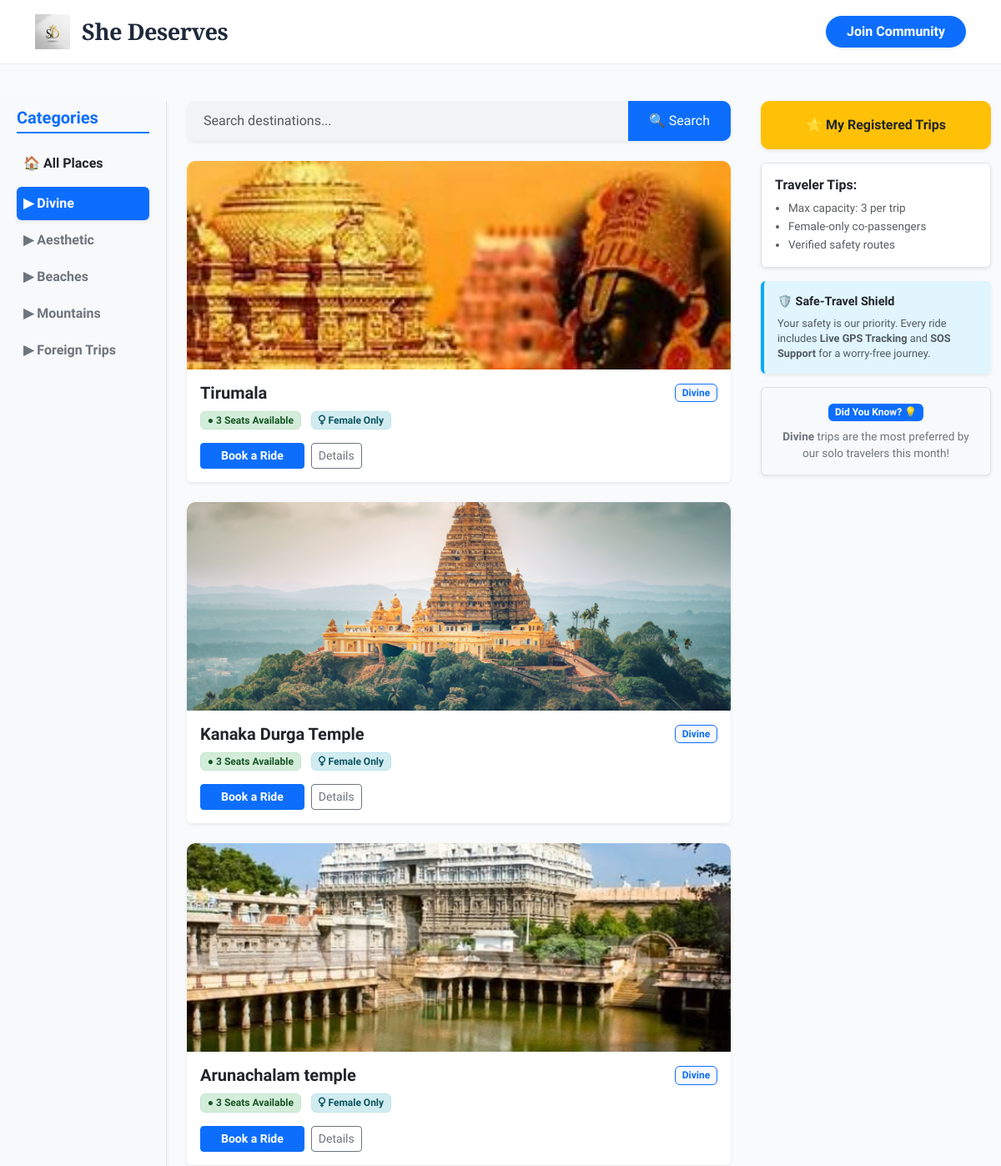
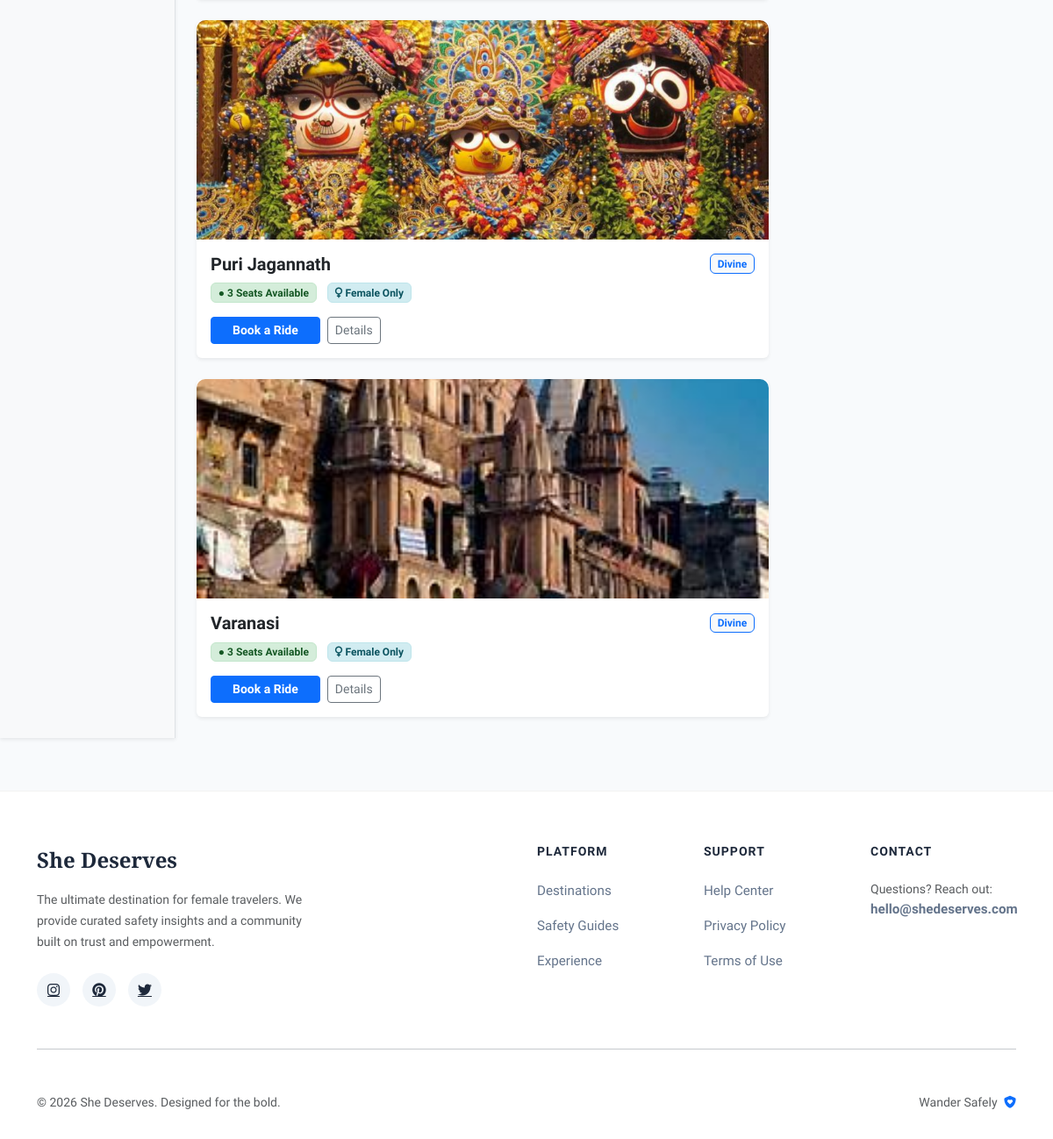
The app's page /travel/category/div/ with its own data (2 pictures, top to bottom).
### travel/models.py (models this page shows, shortened)
class Category(models.Model):
    name = models.CharField(max_length=100)
    slug = models.SlugField(unique=True)

class Destination(models.Model):
    category = models.ForeignKey(Category, on_delete=models.CASCADE)
    name = models.CharField(max_length=200)
    image = models.ImageField(upload_to='static/images/')
    price = models.DecimalField(max_digits=10, decimal_places=2, default=5000)
    seats_filled = models.IntegerField(default=0)
    def seats_left(self):
        left = 3 - self.seats_filled
        return left if left > 0 else 0

### travel/views.py (the view)
# urls.py: path('category/<slug:slug>/', views.category_view, name='category_view'),
def category_view(request, slug):
    query = request.GET.get('q')
    categories = Category.objects.all()
    if slug == 'all':
        destinations = Destination.objects.filter(name__icontains=query) if query else Destination.objects.all()
        category = None
    else:
        category = get_object_or_404(Category, slug=slug)
        destinations = Destination.objects.filter(category=category, name__icontains=query) if query else Destination.objects.filter(category=category)
    return render(request, 'travel/home.html', {
        'destinations': destinations,
        'categories': categories,
        'selected_category': category,
        'query': query
    })

### travel/templates/travel/home.html (shortened to what this page needs)
{% extends 'travel/base.html' %}
{% block content %}
<div class="container-fluid mt-4">
    <div class="row">
        <div class="col-md-2 border-end shadow-sm" style="min-height: 100vh; background-color: #f8f9fa;">
            <div class="p-2">
                <h5 class="fw-bold mb-3 text-primary" style="border-bottom: 2px solid #007bff; padding-bottom: 5px;">Categories</h5>
                <ul class="list-unstyled">
                    <li class="mb-2">
                        <a href="{% url 'travel:home' %}" class="text-decoration-none d-block p-2 rounded transition-all {% if not selected_category %}bg-primary text-white fw-bold shadow-sm{% else %}text-dark fw-semibold{% endif %}">🏠 All Places</a>
                    </li>
                    {% for cat in categories %}
                    <li class="mb-1">
                        <a href="{% url 'travel:category_view' cat.slug %}" class="text-decoration-none d-block p-2 rounded hover-effect {% if selected_category.id == cat.id %}bg-primary text-white fw-bold shadow-sm{% else %}text-secondary fw-bold{% endif %}">▶ {{ cat.name }}</a>
                    </li>
                    {% endfor %}
                </ul>
            </div>
        </div>
        <div class="col-md-7 px-4">
            <form method="GET" action="{% if selected_category %}{% url 'travel:category_view' selected_category.slug %}{% else %}{% url 'travel:home' %}{% endif %}" class="mb-4">
                <div class="input-group shadow-sm" style="border-radius: 10px; overflow: hidden;">
                    <input type="text" name="q" class="form-control border-0" placeholder="Search destinations..." value="{{ query|default:'' }}" style="background-color: #f1f3f5; padding: 12px 20px;">
                    <button class="btn btn-primary px-4" type="submit">🔍 Search</button>
                </div>
            </form>
            {% if destinations %}
                {% for dest in destinations %}
                <div class="card mb-4 shadow-sm border-0 card-hover">
                    {% if dest.image %}
                        <img src="{{ dest.image.url }}" class="card-img-top" style="height: 250px; object-fit: cover; border-radius: 10px 10px 0 0;">
                    {% endif %}
                    <div class="card-body">
                        <div class="d-flex justify-content-between align-items-center mb-2">
                            <h5 class="card-title fw-bold mb-0 text-dark">{{ dest.name }}</h5>
                            <span class="badge bg-light text-primary border border-primary">{{ dest.category.name }}</span>
                        </div>
                        <div class="mb-3">
                            {% if dest.seats_filled >= 3 %}
                                <span class="badge" style="background-color: #f8d7da; color: #721c24; border: 1px solid #f5c6cb;">Full Occupancy</span>
                            {% else %}
                                <span class="badge" style="background-color: #d4edda; color: #155724; border: 1px solid #c3e6cb;">● {{ dest.seats_left }} Seats Available</span>
                            {% endif %}
                            <span class="badge ms-2" style="background-color: #d1ecf1; color: #0c5460; border: 1px solid #bee5eb;">
                                <i class="fas fa-venus"></i> Female Only
                            </span>
                        </div>
                        <div class="d-flex align-items-center">
                            {% if dest.seats_filled < 3 %}
                                <a href="{% url 'travel:book_ride' dest.id %}" class="btn btn-primary btn-sm px-4 fw-bold">Book a Ride</a>
                                <a href="#" class="btn btn-outline-secondary btn-sm ms-2">Details</a>
                            {% else %}
                                <button class="btn btn-secondary btn-sm w-100" disabled>Fully Booked</button>
                            {% endif %}
                        </div>
                    </div>
                </div>
                {% endfor %}
            {% else %}
                <div class="text-center py-5">
                    <h4 class="text-muted">No places found!</h4>
                    <a href="{% url 'travel:home' %}" class="btn btn-primary mt-2">View All</a>
                </div>
            {% endif %}
        </div>
        <div class="col-md-3">
            <a href="{% url 'travel:registered_trips' %}" class="btn btn-warning w-100 py-3 fw-bold shadow-sm mb-3 text-dark" style="border-radius: 10px; font-size: 1rem;">
                ⭐ My Registered Trips
            </a>
            <div class="p-3 border rounded bg-white shadow-sm mb-3">
                <h6 class="fw-bold mb-2 text-dark">Traveler Tips:</h6>
                <ul class="text-muted ps-3 mb-0" style="font-size: 0.85rem; line-height: 1.6;">
                    <li>Max capacity: 3 per trip</li>
                    <li>Female-only co-passengers</li>
                    <li>Verified safety routes</li>
                </ul>
            </div>
            <div class="p-3 border-0 rounded shadow-sm mb-3" style="background-color: #e1f5fe; border-left: 4px solid #03a9f4 !important;">
                <h6 class="fw-bold text-dark mb-2" style="font-size: 0.9rem;">🛡️ Safe-Travel Shield</h6>
                <p class="text-muted mb-0" style="font-size: 0.8rem; line-height: 1.4;">
                    Your safety is our priority. Every ride includes <strong>Live GPS Tracking</strong> and <strong>SOS Support</strong> for a worry-free journey.
                </p>
            </div>
            <div class="p-3 border rounded bg-light shadow-sm text-center">
                <span class="badge bg-primary mb-2">Did You Know? 💡</span>
                <p class="mb-0 text-secondary" style="font-size: 0.85rem; line-height: 1.5;">
                    {% if selected_category %}
                        <strong>{{ selected_category.name }}</strong> trips are the most preferred by our solo travelers this month!
                    {% else %}
                        98% of our travelers recommend booking <strong>Tirumala</strong> for a divine and peaceful experience.
                    {% endif %}
                </p>
            </div>
        </div>
    </div>
</div>
{% endblock %}

### travel/templates/travel/base.html (shortened to what this page needs)
{% load static %}
<!DOCTYPE html>
<html lang="en">
<head>
    <link href="https://cdn.jsdelivr.net/npm/bootstrap@5.3.0/dist/css/bootstrap.min.css" rel="stylesheet">
    <link rel="stylesheet" href="https://cdnjs.cloudflare.com/ajax/libs/font-awesome/6.4.0/css/all.min.css">
</head>
<body>
    <nav class="navbar navbar-expand-lg navbar-custom sticky-top">
        <div class="container">
            <a class="navbar-brand brand-logo fw-bold" href="{% url 'travel:home' %}">
                <img src="{% static 'images/favicon.png' %}" alt="Logo" class="logo-img" style="width: 42px; height: auto; margin-right: 14px;">
                She Deserves
            </a>
            <div class="d-flex align-items-center ms-auto">
                {% if user.is_authenticated %}
                    <div class="dropdown">
                        <a class="nav-link p-0" href="#" id="profileDropdown" role="button" data-bs-toggle="dropdown" aria-expanded="false">
                            <div class="profile-circle rounded-circle text-white d-flex align-items-center justify-content-center shadow-sm">
                                <i class="fas fa-user"></i>
                            </div>
                        </a>
                        <ul class="dropdown-menu dropdown-menu-end" aria-labelledby="profileDropdown">
                            <li class="px-3 py-2">
                                <span class="d-block small text-muted">Welcome back,</span>
                                <strong class="text-dark">{{ user.email|truncatechars:22 }}</strong>
                            </li>
                            <li><hr class="dropdown-divider"></li>
                            <li><a class="dropdown-item" href="{% url 'travel:settings_view' %}"><i class="fas fa-sliders-h me-2"></i>Settings</a></li>
                            <li><a class="dropdown-item" href="{% url 'travel:registered_trips' %}"><i class="fas fa-suitcase me-2"></i>My Bookings</a></li>
                            <li><hr class="dropdown-divider"></li>
                            <li class="px-2">
                                <form action="{% url 'accounts1:logout' %}" method="POST">
                                    {% csrf_token %}
                                    <button type="submit" class="btn btn-logout w-100 text-start dropdown-item border-0">
                                        <i class="fas fa-power-off me-2"></i>Secure Logout
                                    </button>
                                </form>
                            </li>
                        </ul>
                    </div>
                {% else %}
                    <a class="btn btn-primary px-4 rounded-pill fw-bold shadow-sm" href="{% url 'accounts1:login' %}">Join Community</a>
                {% endif %}
            </div>
        </div>
    </nav>
    <main class="main-wrapper">
        {% block content %}
        {% endblock %}
    </main>
    <footer class="footer-custom">
        <div class="container">
            <div class="row gy-5">
                <div class="col-lg-4">
                    <a href="{% url 'travel:home' %}" class="footer-brand fw-bold d-block mb-3">She Deserves</a>
                    <p class="text-muted small mb-4" style="line-height: 1.7; max-width: 320px;">
                        The ultimate destination for female travelers. We provide curated safety insights and a community built on trust and empowerment.
                    </p>
                    <div class="social-links">
                        <a href="#" class="social-dot"><i class="fab fa-instagram"></i></a>
                        <a href="#" class="social-dot"><i class="fab fa-pinterest"></i></a>
                        <a href="#" class="social-dot"><i class="fab fa-twitter"></i></a>
                    </div>
                </div>
                <div class="col-6 col-lg-2 offset-lg-2">
                    <h6 class="fw-bold mb-4 text-uppercase small" style="letter-spacing: 1px;">Platform</h6>
                    <ul class="list-unstyled">
                        <li class="mb-3"><a href="{% url 'travel:destinations' %}" class="footer-link">Destinations</a></li>
                        <li class="mb-3"><a href="{% url 'travel:safety_guides' %}" class="footer-link">Safety Guides</a></li>
                        <li class="mb-3"><a href="{% url 'travel:experience' %}" class="footer-link">Experience</a></li>
                    </ul>
                </div>
                <div class="col-6 col-lg-2">
                    <h6 class="fw-bold mb-4 text-uppercase small" style="letter-spacing: 1px;">Support</h6>
                    <ul class="list-unstyled">
                        <li class="mb-3"><a href="{% url 'travel:help_center' %}" class="footer-link">Help Center</a></li>
                        <li class="mb-3"><a href="{% url 'travel:privacy' %}" class="footer-link">Privacy Policy</a></li>
                        <li class="mb-3"><a href="{% url 'travel:terms' %}" class="footer-link">Terms of Use</a></li>
                    </ul>
                </div>
                <div class="col-lg-2">
                    <h6 class="fw-bold mb-4 text-uppercase small" style="letter-spacing: 1px;">Contact</h6>
                    <p class="text-muted small mb-0">Questions? Reach out:</p>
                    <a href="mailto:hello@shedeserves.com" class="footer-link fw-bold">hello@shedeserves.com</a>
                </div>
            </div>
            <hr class="my-5 opacity-5">
            <div class="d-flex flex-column flex-md-row justify-content-between align-items-center">
                <p class="text-muted small mb-0">&copy; 2026 She Deserves. Designed for the bold.</p>
                <div class="mt-3 mt-md-0">
                    <span class="text-muted small">Wander Safely <i class="fas fa-shield-heart text-primary ms-1"></i></span>
                </div>
            </div>
        </div>
    </footer>
</body>
</html>

### travel/templates/travel/base.html (style rules this page uses)
:root { --primary-color: #1E293B; --brand-blue: #2D31FA; --accent-pink: #FF4D97; --bg-soft: #F8FAFC; }
html, body { height: 100%; margin: 0; }
body { font-family: 'Plus Jakarta Sans', sans-serif; background-color: var(--bg-soft); color: #1E293B; display: flex; flex-direction: column; min-height: 100vh; overflow-x: hidden; }
.navbar-custom { background: rgba(255, 255, 255, 0.9); backdrop-filter: blur(15px); border-bottom: 1px solid rgba(0, 0, 0, 0.08); padding: 12px 0; z-index: 1030; }
.brand-logo { font-family: 'Playfair Display', serif; font-size: 1.7rem; color: var(--primary-color) !important; letter-spacing: -0.5px; display: flex; align-items: center; text-decoration: none; transition: 0.3s ease; }
.logo-img { transition: transform 0.4s cubic-bezier(0.175, 0.885, 0.32, 1.275); }
.main-wrapper { flex: 1 0 auto; padding-top: 20px; }
.footer-custom { flex-shrink: 0; background: #ffffff; border-top: 1px solid rgba(0, 0, 0, 0.05); padding: 60px 0 30px; margin-top: 60px; }
.footer-brand { font-family: 'Playfair Display', serif; font-size: 1.5rem; color: var(--primary-color); text-decoration: none; }
.footer-link { color: #64748B; text-decoration: none; transition: 0.2s; font-size: 0.95rem; }
.social-dot { width: 38px; height: 38px; background: #F1F5F9; display: inline-flex; align-items: center; justify-content: center; border-radius: 50%; color: var(--primary-color); margin-right: 10px; transition: 0.3s; }

### travel/templates/travel/home.html (style rules this page uses)
.transition-all { transition: 0.3s; }

### records on screen
Category: name "Divine"
Category: name "Aesthetic"
Category: name "Beaches"
Category: name "Mountains"
Category: name "Foreign Trips"
Destination: image (picture), name "Tirumala", category.name "Divine", seats_left "3", shows "Book a Ride"
Destination: image (picture), name "Kanaka Durga Temple", category.name "Divine", seats_left "3", shows "Book a Ride"
Destination: image (picture), name "Arunachalam temple", category.name "Divine", seats_left "3", shows "Book a Ride"
Destination: image (picture), name "Puri Jagannath", category.name "Divine", seats_left "3", shows "Book a Ride"
Destination: image (picture), name "Varanasi", category.name "Divine", seats_left "3", shows "Book a Ride"
